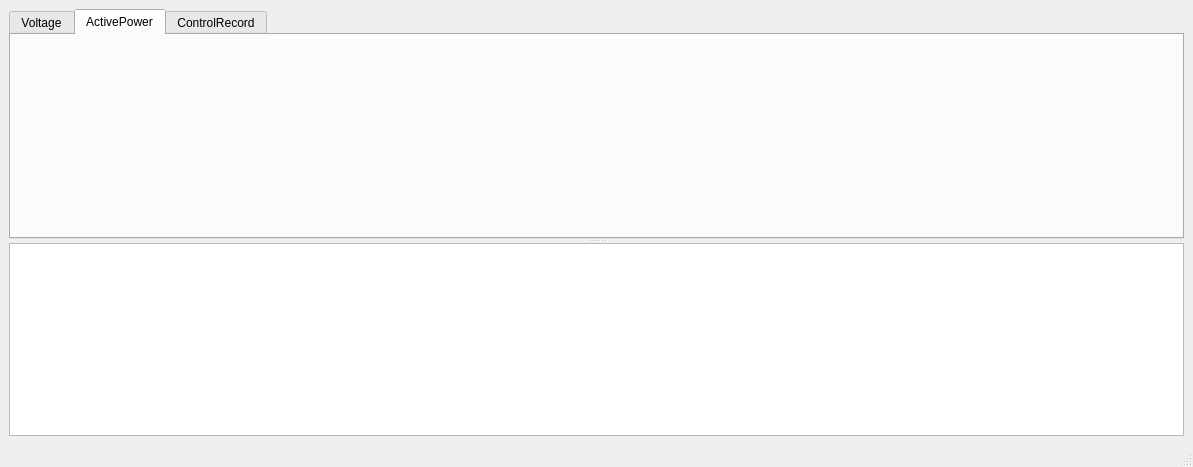
<?xml version="1.0" encoding="UTF-8"?>
<ui version="4.0">
 <class>MainWindow</class>
 <widget class="QMainWindow" name="MainWindow">
  <property name="geometry">
   <rect>
    <x>0</x>
    <y>0</y>
    <width>1193</width>
    <height>467</height>
   </rect>
  </property>
  <property name="windowTitle">
   <string>MainWindow</string>
  </property>
  <widget class="QWidget" name="centralwidget">
   <layout class="QGridLayout" name="gridLayout">
    <item row="0" column="0">
     <widget class="QSplitter" name="splitter">
      <property name="orientation">
       <enum>Qt::Vertical</enum>
      </property>
      <widget class="QTabWidget" name="tabWidget">
       <property name="currentIndex">
        <number>1</number>
       </property>
       <widget class="QWidget" name="tabVoltage">
        <attribute name="title">
         <string>Voltage</string>
        </attribute>
        <layout class="QHBoxLayout" name="horizontalLayout">
         <item>
          <layout class="QFormLayout" name="formLayout">
           <item row="0" column="0">
            <widget class="QLabel" name="label">
             <property name="text">
              <string>lastUa:</string>
             </property>
            </widget>
           </item>
           <item row="0" column="1">
            <widget class="QLineEdit" name="lineEdit_lastUa">
             <property name="sizePolicy">
              <sizepolicy hsizetype="Fixed" vsizetype="Fixed">
               <horstretch>0</horstretch>
               <verstretch>0</verstretch>
              </sizepolicy>
             </property>
            </widget>
           </item>
           <item row="1" column="0">
            <widget class="QLabel" name="label_2">
             <property name="text">
              <string>lastUb:</string>
             </property>
            </widget>
           </item>
           <item row="1" column="1">
            <widget class="QLineEdit" name="lineEdit_lastUb">
             <property name="sizePolicy">
              <sizepolicy hsizetype="Fixed" vsizetype="Fixed">
               <horstretch>0</horstretch>
               <verstretch>0</verstretch>
              </sizepolicy>
             </property>
            </widget>
           </item>
           <item row="2" column="0">
            <widget class="QLabel" name="label_3">
             <property name="text">
              <string>lastUc:</string>
             </property>
            </widget>
           </item>
           <item row="2" column="1">
            <widget class="QLineEdit" name="lineEdit_lastUc">
             <property name="sizePolicy">
              <sizepolicy hsizetype="Fixed" vsizetype="Fixed">
               <horstretch>0</horstretch>
               <verstretch>0</verstretch>
              </sizepolicy>
             </property>
            </widget>
           </item>
           <item row="3" column="0">
            <widget class="QLabel" name="label_4">
             <property name="text">
              <string>Sample(ms):</string>
             </property>
            </widget>
           </item>
           <item row="3" column="1">
            <widget class="QComboBox" name="comboBox_ReflastSecond">
             <property name="sizePolicy">
              <sizepolicy hsizetype="Minimum" vsizetype="Fixed">
               <horstretch>0</horstretch>
               <verstretch>0</verstretch>
              </sizepolicy>
             </property>
             <item>
              <property name="text">
               <string>2</string>
              </property>
             </item>
             <item>
              <property name="text">
               <string>3</string>
              </property>
             </item>
             <item>
              <property name="text">
               <string>5</string>
              </property>
             </item>
             <item>
              <property name="text">
               <string>6</string>
              </property>
             </item>
             <item>
              <property name="text">
               <string>10</string>
              </property>
             </item>
            </widget>
           </item>
           <item row="4" column="0">
            <widget class="QLabel" name="label_5">
             <property name="text">
              <string>GUIReflas(s):</string>
             </property>
            </widget>
           </item>
           <item row="4" column="1">
            <widget class="QComboBox" name="comboBox_2">
             <property name="sizePolicy">
              <sizepolicy hsizetype="Minimum" vsizetype="Fixed">
               <horstretch>0</horstretch>
               <verstretch>0</verstretch>
              </sizepolicy>
             </property>
             <item>
              <property name="text">
               <string>1</string>
              </property>
             </item>
             <item>
              <property name="text">
               <string>2</string>
              </property>
             </item>
             <item>
              <property name="text">
               <string>3</string>
              </property>
             </item>
             <item>
              <property name="text">
               <string>5</string>
              </property>
             </item>
             <item>
              <property name="text">
               <string>6</string>
              </property>
             </item>
             <item>
              <property name="text">
               <string>10</string>
              </property>
             </item>
             <item>
              <property name="text">
               <string>15</string>
              </property>
             </item>
            </widget>
           </item>
           <item row="5" column="0" colspan="2">
            <spacer name="verticalSpacer">
             <property name="orientation">
              <enum>Qt::Vertical</enum>
             </property>
             <property name="sizeHint" stdset="0">
              <size>
               <width>20</width>
               <height>40</height>
              </size>
             </property>
            </spacer>
           </item>
          </layout>
         </item>
         <item>
          <layout class="QVBoxLayout" name="verticalLayoutVol"/>
         </item>
        </layout>
       </widget>
       <widget class="QWidget" name="tabActivePower">
        <attribute name="title">
         <string>ActivePower</string>
        </attribute>
        <layout class="QHBoxLayout" name="horizontalLayout_2">
         <item>
          <layout class="QHBoxLayout" name="horizontalLayout_ActivePower"/>
         </item>
        </layout>
       </widget>
       <widget class="QWidget" name="tabControl">
        <attribute name="title">
         <string>ControlRecord</string>
        </attribute>
       </widget>
      </widget>
      <widget class="QTextEdit" name="textEdit"/>
     </widget>
    </item>
   </layout>
  </widget>
  <widget class="QMenuBar" name="menubar">
   <property name="geometry">
    <rect>
     <x>0</x>
     <y>0</y>
     <width>1193</width>
     <height>23</height>
    </rect>
   </property>
  </widget>
  <widget class="QStatusBar" name="statusbar"/>
 </widget>
 <resources/>
 <connections/>
</ui>
